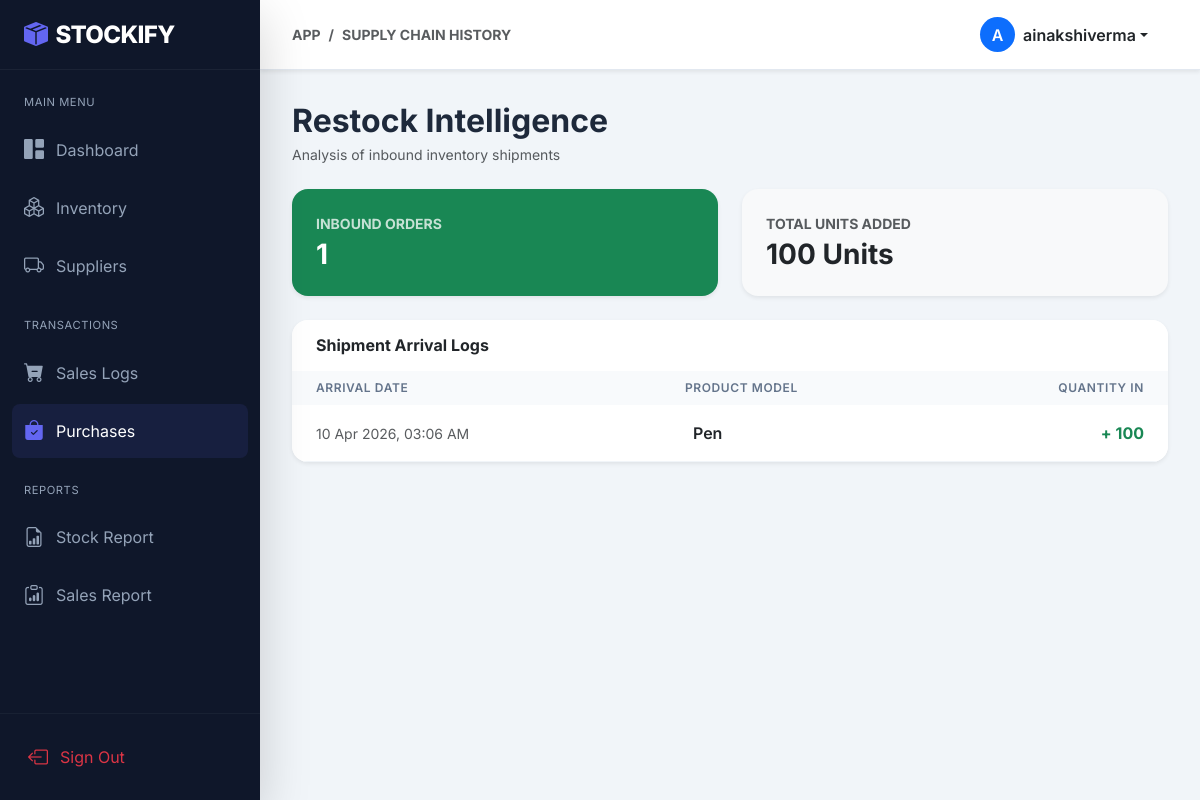
The app's page /reports/purchase/ (signed in) with its own data.
### inventory/models.py (models this page shows, shortened)
class Purchase(models.Model):
    product = models.ForeignKey(Product, on_delete=models.CASCADE)
    quantity_added = models.IntegerField()
    date = models.DateTimeField(auto_now_add=True)
    user = models.ForeignKey(User, on_delete=models.CASCADE)

class Product(models.Model):
    name = models.CharField(max_length=100)
    description = models.TextField(blank=True, null=True)
    price = models.DecimalField(max_digits=10, decimal_places=2)
    quantity = models.IntegerField()
    threshold = models.IntegerField(default=10)
    category = models.CharField(max_length=50)
    supplier = models.ForeignKey(Supplier, on_delete=models.SET_NULL, null=True, blank=True)
    user = models.ForeignKey(User, on_delete=models.CASCADE)
    created_at = models.DateTimeField(auto_now_add=True)
    updated_at = models.DateTimeField(auto_now=True)

### inventory/views.py (the view)
# urls.py: path('reports/purchase/', views.purchase_report, name='purchase_report'),
@login_required
def purchase_report(request):
    purchases = Purchase.objects.filter(user=request.user).order_by('-date')
    total_qty = purchases.aggregate(Sum('quantity_added'))['quantity_added__sum'] or 0
    return render(request, 'reports/purchase_report.html', {
        'purchases': purchases,
        'total_purchases': purchases.count(),
        'total_qty': total_qty
    })

### templates/reports/purchase_report.html (shortened to what this page needs)
{% extends 'base.html' %}
{% block breadcrumb %}Supply Chain History{% endblock %}
{% block content %}
<div class="d-flex justify-content-between align-items-center mb-4">
    <div>
        <h2 class="fw-bold mb-1">Restock Intelligence</h2>
        <p class="text-muted small mb-0">Analysis of inbound inventory shipments</p>
    </div>
</div>
<div class="row g-4 mb-4">
    <div class="col-md-6">
        <div class="card border-0 shadow-sm bg-success text-white p-2">
            <div class="card-body">
                <p class="small text-uppercase fw-bold opacity-75 mb-1">Inbound Orders</p>
                <h3 class="mb-0 fw-bold">{{ total_purchases }}</h3>
            </div>
        </div>
    </div>
    <div class="col-md-6">
        <div class="card border-0 shadow-sm bg-light p-2">
            <div class="card-body">
                <p class="small text-uppercase fw-bold text-muted mb-1">Total Units Added</p>
                <h3 class="mb-0 fw-bold text-dark">{{ total_qty }} Units</h3>
            </div>
        </div>
    </div>
</div>
<div class="card border-0 shadow-sm overflow-hidden">
    <div class="card-header bg-white border-0 py-3">
        <h6 class="mb-0 fw-bold">Shipment Arrival Logs</h6>
    </div>
    <div class="table-responsive">
        <table class="table table-hover align-middle mb-0">
            <thead>
                <tr>
                    <th class="ps-4">Arrival Date</th>
                    <th>Product Model</th>
                    <th class="text-end pe-4">Quantity In</th>
                </tr>
            </thead>
            <tbody>
                {% for purchase in purchases %}
                <tr>
                    <td class="ps-4 py-3 small text-muted">{{ purchase.date|date:"d M Y, h:i A" }}</td>
                    <td class="fw-semibold">{{ purchase.product.name }}</td>
                    <td class="text-end pe-4 fw-bold text-success">+ {{ purchase.quantity_added }}</td>
                </tr>
                {% empty %}
                <tr>
                    <td colspan="3" class="text-center py-5 text-muted">No purchase records found.</td>
                </tr>
                {% endfor %}
            </tbody>
        </table>
    </div>
</div>
{% endblock %}

### templates/base.html (shortened to what this page needs)
{% load static %}
<!DOCTYPE html>
<html lang="en">
<head>
    <link href="https://cdn.jsdelivr.net/npm/bootstrap@5.3.0/dist/css/bootstrap.min.css" rel="stylesheet">
    <link rel="stylesheet" href="https://cdn.jsdelivr.net/npm/bootstrap-icons@1.11.0/font/bootstrap-icons.css">
    <link rel="stylesheet" href="{% static 'css/style.css' %}">
</head>
<body>
    <aside class="sidebar shadow-lg" id="sidebar">
        <div class="sidebar-header">
            <a href="{% url 'dashboard' %}" class="sidebar-brand">
                <i class="bi bi-box-seam-fill me-2"></i>
                <span>STOCKIFY</span>
            </a>
        </div>
        <nav class="sidebar-nav">
            <div class="nav-label">Main Menu</div>
            <div class="nav-item">
                <a href="{% url 'dashboard' %}"
                    class="nav-link {% if request.resolver_match.url_name == 'dashboard' %}active{% endif %}">
                    <i class="bi bi-grid-1x2-fill"></i>
                    <span>Dashboard</span>
                </a>
            </div>
            <div class="nav-item">
                <a href="{% url 'product_list' %}" class="nav-link {% if 'product' in request.path %}active{% endif %}">
                    <i class="bi bi-boxes"></i>
                    <span>Inventory</span>
                </a>
            </div>
            <div class="nav-item">
                <a href="{% url 'supplier_list' %}"
                    class="nav-link {% if 'supplier' in request.path %}active{% endif %}">
                    <i class="bi bi-truck"></i>
                    <span>Suppliers</span>
                </a>
            </div>
            <div class="nav-label mt-4">Transactions</div>
            <div class="nav-item">
                <a href="{% url 'sales_history' %}" class="nav-link {% if 'sale' in request.path %}active{% endif %}">
                    <i class="bi bi-cart-dash-fill"></i>
                    <span>Sales Logs</span>
                </a>
            </div>
            <div class="nav-item">
                <a href="{% url 'purchase_history' %}"
                    class="nav-link {% if 'purchase' in request.path %}active{% endif %}">
                    <i class="bi bi-bag-check-fill"></i>
                    <span>Purchases</span>
                </a>
            </div>
            <div class="nav-label mt-4">Reports</div>
            <div class="nav-item">
                <a href="{% url 'inventory_report' %}"
                    class="nav-link {% if 'inventory_report' in request.path %}active{% endif %}">
                    <i class="bi bi-file-earmark-bar-graph"></i>
                    <span>Stock Report</span>
                </a>
            </div>
            <div class="nav-item">
                <a href="{% url 'sales_report' %}"
                    class="nav-link {% if 'sales_report' in request.path %}active{% endif %}">
                    <i class="bi bi-clipboard-data"></i>
                    <span>Sales Report</span>
                </a>
            </div>
        </nav>
        <div class="sidebar-footer p-3 border-top border-secondary border-opacity-10">
            <a href="{% url 'logout' %}" class="nav-link text-danger">
                <i class="bi bi-box-arrow-left"></i>
                <span>Sign Out</span>
            </a>
        </div>
    </aside>
    <div class="wrapper">
        <header class="topbar sticky-top shadow-sm">
            <div class="d-flex align-items-center">
                <nav aria-label="breadcrumb" class="d-none d-md-block">
                    <ol class="breadcrumb mb-0">
                        <li class="breadcrumb-item small text-uppercase text-muted fw-bold">App</li>
                        <li class="breadcrumb-item small text-uppercase fw-bold active" aria-current="page">
                            {% block breadcrumb %}Overview{% endblock %}
                        </li>
                    </ol>
                </nav>
            </div>
            <div class="d-flex align-items-center">
                <div class="dropdown">
                    <button class="btn btn-white border-0 dropdown-toggle d-flex align-items-center" type="button"
                        data-bs-toggle="dropdown">
                        <div class="rounded-circle bg-primary text-white p-2 me-2 d-flex align-items-center justify-content-center"
                            style="width: 35px; height: 35px;">
                            {{ user.username|first|upper }}
                        </div>
                        <span class="d-none d-sm-inline fw-semibold text-dark">{{ user.username }}</span>
                    </button>
                </div>
            </div>
        </header>
        <main class="content-area">
            {% block content %}
            {% endblock %}
        </main>
    </div>
</body>
</html>

### static/css/style.css (style rules this page uses)
:root { --primary: #6366f1; --primary-hover: #4f46e5; --secondary: #64748b; --success: #10b981; --danger: #ef4444; --warning: #f59e0b; --info: #3b82f6; --dark: #0f172a; --light: #f8fafc; --white: #ffffff; --sidebar-width: 260px; --topbar-height: 70px; --transition: all 0.3s cubic-bezier(0.4, 0, 0.2, 1); }
body { background-color: #f1f5f9; font-family: 'Inter', system-ui, -apple-system, sans-serif; color: #1e293b; overflow-x: hidden; }
.sidebar { width: var(--sidebar-width); height: 100vh; position: fixed; top: 0; left: 0; background: var(--dark); color: var(--white); transition: var(--transition); z-index: 1040; display: flex; flex-direction: column; }
.sidebar-header { height: var(--topbar-height); display: flex; align-items: center; padding: 0 1.5rem; border-bottom: 1px solid rgba(255, 255, 255, 0.05); }
.sidebar-brand { font-size: 1.5rem; font-weight: 800; color: var(--white); text-decoration: none; letter-spacing: -0.025em; display: flex; align-items: center; }
.sidebar-brand i { color: var(--primary); }
.sidebar-nav { flex-grow: 1; padding: 1.5rem 0.75rem; overflow-y: auto; }
.nav-label { font-size: 0.7rem; text-transform: uppercase; letter-spacing: 0.05em; color: #94a3b8; margin-bottom: 0.75rem; padding: 0 0.75rem; }
.nav-item { margin-bottom: 0.25rem; }
.nav-link { display: flex; align-items: center; padding: 0.75rem; color: #94a3b8; text-decoration: none; border-radius: 0.5rem; transition: var(--transition); }
.nav-link i { font-size: 1.25rem; margin-right: 0.75rem; transition: var(--transition); }
.nav-link:hover, .nav-link.active { background: rgba(99, 102, 241, 0.1); color: var(--white); }
.nav-link.active i, .nav-link:hover i { color: var(--primary); }
.wrapper { margin-left: var(--sidebar-width); transition: var(--transition); }
.topbar { height: var(--topbar-height); background: var(--white); border-bottom: 1px solid #e2e8f0; display: flex; align-items: center; justify-content: space-between; padding: 0 2rem; position: sticky; top: 0; z-index: 1030; }
.content-area { padding: 2rem; }
.card { border: none; border-radius: 1rem; box-shadow: 0 4px 6px -1px rgb(0 0 0 / 0.1), 0 2px 4px -2px rgb(0 0 0 / 0.1); transition: var(--transition); overflow: hidden; }
.card-header { background: transparent; border-bottom: 1px solid #f1f5f9; padding: 1.25rem 1.5rem; }
.table th { background: #f8fafc; color: #64748b; font-weight: 600; text-transform: uppercase; font-size: 0.75rem; letter-spacing: 0.05em; border: none; }
.table td { border-color: #f1f5f9; padding: 1rem; }
.btn { padding: 0.6rem 1.25rem; border-radius: 0.5rem; font-weight: 600; transition: var(--transition); }

### records on screen
Purchase: date "10 Apr 2026, 03:06 AM", product.name "Pen", quantity_added "100"

### other values on screen
{{ user.username|first|upper }} "A"
{{ user.username }} "ainakshiverma"
{{ total_purchases }} "1"
{{ total_qty }} "100"
